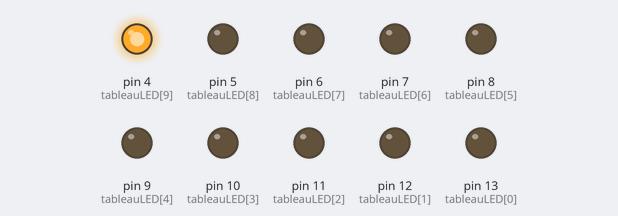
The sketch below on a simulated Arduino Uno, built with avr-gcc and run on an emulated ATmega328P. On the bench: output pins drawn as LEDs (lit = HIGH).

Above: at 0.05 s.
At 0.57 s:
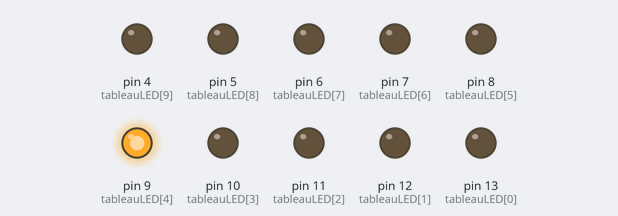
At 0.99 s:
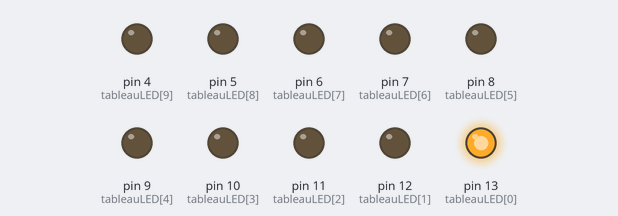
At 1.8 s:
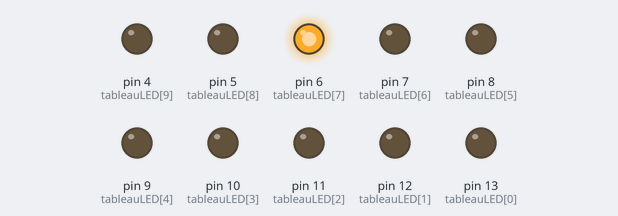
At 3.18 s:
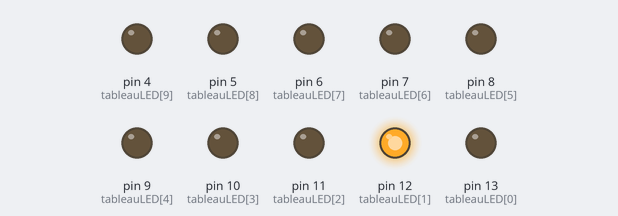
At 4.64 s:
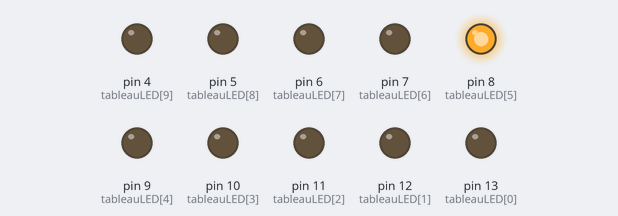
Timing chart, 0 to 4.9 s (numbered marks = the images above):
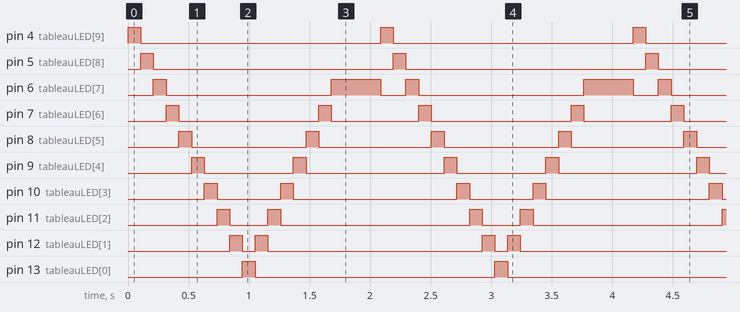

The sketch:

coeur.ino
```cpp
#include "coeur.h"
#include "param.h"
int A;
int B;
void setup() {
  for(int i=0;i<10;i++)
  {
    pinMode(tableauLED[i],OUTPUT);
    digitalWrite(tableauLED[i],LOW);
  }

}

void loop() {

allumage();
delay(300);
}


void allumage() {
  for(int p=DEBUT_TAB;p<FIN_TAB;p++)
  {
    for(int i=0;i<10;i++)
    {
      boolean etat=ledAllumees[p][i];
      digitalWrite(tableauLED[i],etat);
    }
   delay(DELAI);
  }
}
```

param.h
```cpp
#ifndef PARAM_H_INCLUDED
#define GENERATIONCODE_H_INCLUDED

#define DEBUT_TAB 30
#define FIN_TAB 47
#define DELAI 105

#endif
```

Source omitted: coeur.h (data table, 1526 bytes)

Measured:
- by itself, pin 4 (tableauLED[9]), pin 5 (tableauLED[8]), pin 13 (tableauLED[0]): alternates HIGH for 0.11 s and LOW for 2.0 s
- by itself, pin 6 (tableauLED[7]): repeats every 2.1 s: LOW 1.4 s, HIGH 0.41 s, LOW 0.21 s, HIGH 0.11 s
- by itself, pin 7 (tableauLED[6]): repeats every 2.1 s: LOW 1.2 s, HIGH 0.11 s, LOW 0.72 s, HIGH 0.11 s
- by itself, pin 8 (tableauLED[5]): alternates HIGH for 0.11 s and LOW for 0.95 s
- by itself, pin 9 (tableauLED[4]): repeats every 2.1 s: LOW 0.74 s, HIGH 0.11 s, LOW 1.1 s, HIGH 0.11 s
- by itself, pin 10 (tableauLED[3]): repeats every 2.1 s: LOW 0.53 s, HIGH 0.11 s, LOW 1.4 s, HIGH 0.11 s
- by itself, pin 11 (tableauLED[2]): repeats every 2.1 s: LOW 0.32 s, HIGH 0.11 s, LOW 1.6 s, HIGH 0.11 s
- by itself, pin 12 (tableauLED[1]): repeats every 2.1 s: LOW 0.11 s, HIGH 0.11 s, LOW 1.8 s, HIGH 0.11 s
